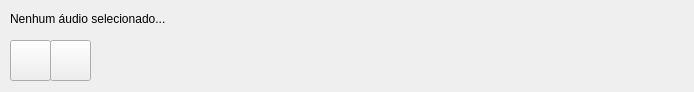
<?xml version="1.0" encoding="UTF-8"?>
<ui version="4.0">
 <class>AudioPlayer</class>
 <widget class="QWidget" name="AudioPlayer">
  <property name="geometry">
   <rect>
    <x>0</x>
    <y>0</y>
    <width>694</width>
    <height>92</height>
   </rect>
  </property>
  <property name="windowTitle">
   <string>Player de Áudio</string>
  </property>
  <widget class="QPushButton" name="btn_stop">
   <property name="geometry">
    <rect>
     <x>50</x>
     <y>40</y>
     <width>41</width>
     <height>41</height>
    </rect>
   </property>
   <property name="text">
    <string/>
   </property>
   <property name="icon">
    <iconset resource="icons.qrc">
     <normaloff>:/i/button_blue_stop.png</normaloff>:/i/button_blue_stop.png</iconset>
   </property>
   <property name="iconSize">
    <size>
     <width>40</width>
     <height>40</height>
    </size>
   </property>
  </widget>
  <widget class="QPushButton" name="btn_play">
   <property name="geometry">
    <rect>
     <x>10</x>
     <y>40</y>
     <width>41</width>
     <height>41</height>
    </rect>
   </property>
   <property name="text">
    <string/>
   </property>
   <property name="icon">
    <iconset resource="icons.qrc">
     <normaloff>:/i/button_blue_play.png</normaloff>:/i/button_blue_play.png</iconset>
   </property>
   <property name="iconSize">
    <size>
     <width>40</width>
     <height>40</height>
    </size>
   </property>
  </widget>
  <widget class="Phonon::VolumeSlider" name="volume_slider">
   <property name="geometry">
    <rect>
     <x>560</x>
     <y>40</y>
     <width>114</width>
     <height>41</height>
    </rect>
   </property>
  </widget>
  <widget class="Phonon::SeekSlider" name="seek_slider">
   <property name="geometry">
    <rect>
     <x>100</x>
     <y>40</y>
     <width>451</width>
     <height>41</height>
    </rect>
   </property>
  </widget>
  <widget class="QLabel" name="lbl_audio_description">
   <property name="geometry">
    <rect>
     <x>10</x>
     <y>10</y>
     <width>671</width>
     <height>17</height>
    </rect>
   </property>
   <property name="styleSheet">
    <string notr="true">font: 75 bold 12pt &quot;Ubuntu&quot;;</string>
   </property>
   <property name="text">
    <string>Nenhum áudio selecionado...</string>
   </property>
  </widget>
 </widget>
 <customwidgets>
  <customwidget>
   <class>Phonon::SeekSlider</class>
   <extends>QWidget</extends>
   <header location="global">phonon/seekslider.h</header>
  </customwidget>
  <customwidget>
   <class>Phonon::VolumeSlider</class>
   <extends>QWidget</extends>
   <header location="global">phonon/volumeslider.h</header>
  </customwidget>
 </customwidgets>
 <resources>
  <include location="icons.qrc"/>
 </resources>
 <connections/>
</ui>
